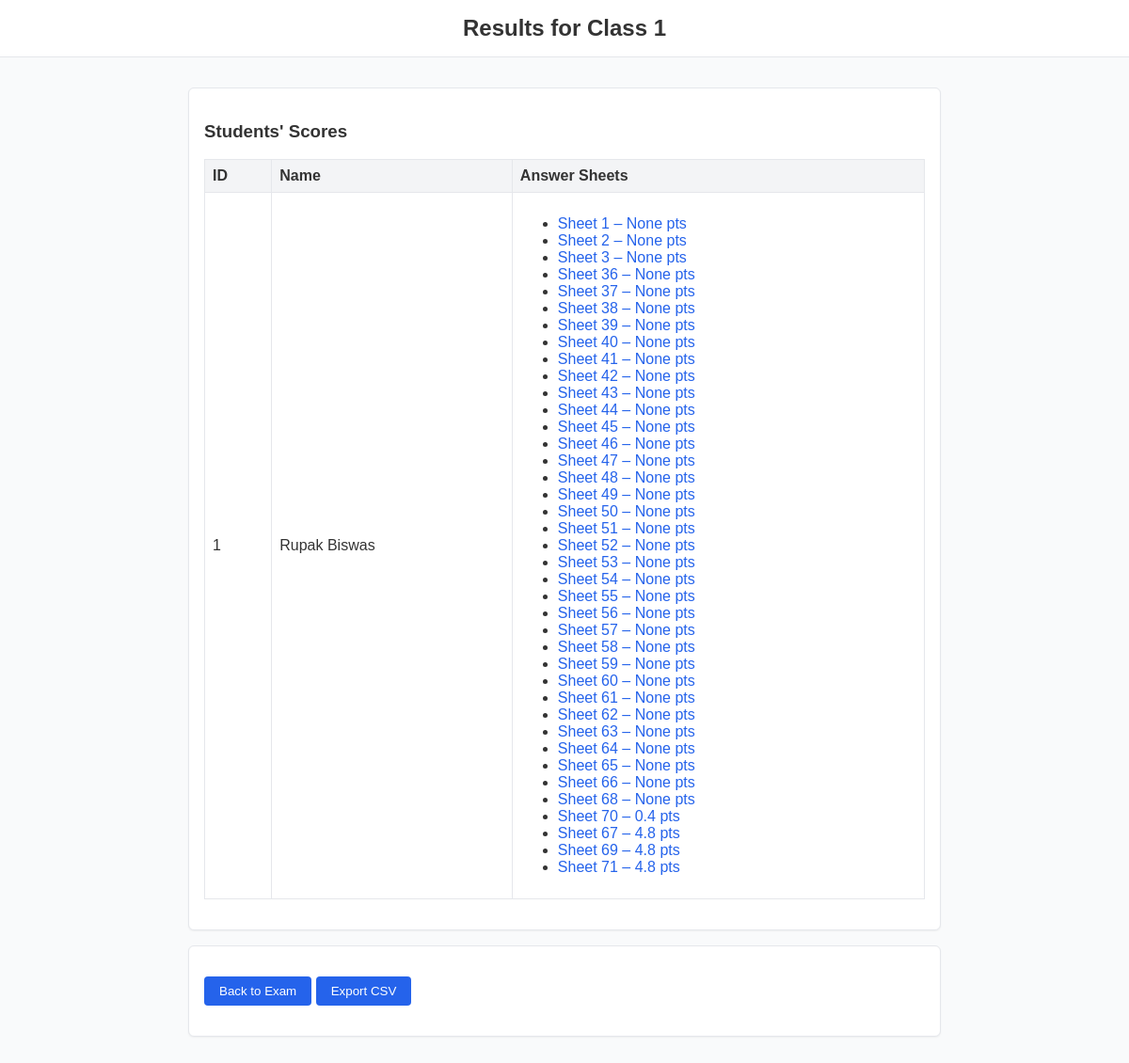
Screenshot of /exams/1/results with the database file from the repository.
### tables this page shows
CREATE TABLE exams (
            id INTEGER PRIMARY KEY AUTOINCREMENT,
            title TEXT NOT NULL,
            subject TEXT NOT NULL,
            instructions TEXT
        );

CREATE TABLE students (
            id INTEGER PRIMARY KEY AUTOINCREMENT,
            exam_id INTEGER NOT NULL,
            name TEXT NOT NULL,
            FOREIGN KEY(exam_id) REFERENCES exams(id) ON DELETE CASCADE
        );

CREATE TABLE answer_sheets (
            id INTEGER PRIMARY KEY AUTOINCREMENT,
            student_id INTEGER NOT NULL,
            filename TEXT NOT NULL,
            extracted_text TEXT,
            evaluated_at TIMESTAMP,
            total_score REAL,
            FOREIGN KEY(student_id) REFERENCES students(id) ON DELETE CASCADE
        );

### src/controllers/routers.py (the view)
@router.get("/exams/{exam_id}/results")
async def exam_results(request: Request, exam_id: int):
    conn = get_db_connection()
    cur = conn.cursor()
    cur.execute("SELECT * FROM exams WHERE id = ?", (exam_id,))
    exam = cur.fetchone()
    if exam is None:
        conn.close()
        raise HTTPException(status_code=404, detail="Exam not found")
    cur.execute(
        """
        SELECT students.id AS student_id, students.name, answer_sheets.id AS sheet_id, answer_sheets.total_score
        FROM students
        LEFT JOIN answer_sheets ON students.id = answer_sheets.student_id
        WHERE students.exam_id = ?
        ORDER BY students.id
        """,
        (exam_id,),
    )
    rows = cur.fetchall()
    students = {}
    for row in rows:
        sid = row["student_id"]
        if sid not in students:
            students[sid] = {"name": row["name"], "sheets": []}
        if row["sheet_id"] is not None:
            students[sid]["sheets"].append({"id": row["sheet_id"], "total_score": row["total_score"]})
    conn.close()
    return templates.TemplateResponse(
        "results.html",
        {
            "request": request,
            "exam": exam,
            "students": students,
        },
    )

### templates/results.html (shortened to what this page needs)
{% extends "base.html" %}
{% block content %}
<header>Results for {{ exam.title }}</header>
<main>
  <div class="card">
    <h3>Students' Scores</h3>
    {% if students %}
    <table>
      <thead><tr><th>ID</th><th>Name</th><th>Answer Sheets</th></tr></thead>
      <tbody>
      {% for sid, data in students.items() %}
        <tr>
          <td>{{ sid }}</td>
          <td>{{ data.name }}</td>
          <td>
            {% if data.sheets %}
            <ul>
              {% for sheet in data.sheets %}
                <li><a href="/answer_sheets/{{ sheet.id }}">Sheet {{ sheet.id }} – {{ sheet.total_score }} pts</a></li>
              {% endfor %}
            </ul>
            {% else %}
            No uploads
            {% endif %}
          </td>
        </tr>
      {% endfor %}
      </tbody>
    </table>
    {% else %}
    <p>No students found.</p>
    {% endif %}
  </div>
  <div class="card">
    <p><a href="/exams/{{ exam.id }}"><button>Back to Exam</button></a>
       <a href="/exams/{{ exam.id }}/export"><button>Export CSV</button></a></p>
  </div>
</main>
{% endblock %}

### static/style.css (style rules this page uses)
body { font-family: sans-serif; margin: 0; padding: 0; background-color: #f9fafb; color: #333; }
header { background-color: #ffffff; border-bottom: 1px solid #e5e7eb; padding: 1rem; text-align: center; font-size: 1.5rem; font-weight: 600; }
main { max-width: 800px; margin: 2rem auto; padding: 0 1rem; }
table { width: 100%; border-collapse: collapse; margin-bottom: 1rem; }
th, td { padding: 0.5rem; border: 1px solid #e5e7eb; text-align: left; }
th { background-color: #f3f4f6; }
input[type="submit"], button { background-color: #2563eb; color: #ffffff; padding: 0.5rem 1rem; border: none; border-radius: 4px; cursor: pointer; }
a { color: #2563eb; text-decoration: none; }
.card { background-color: #ffffff; border: 1px solid #e5e7eb; border-radius: 6px; padding: 1rem; margin-bottom: 1rem; box-shadow: 0 1px 2px rgba(0, 0, 0, 0.05); }

### rows the page displays
exams: title "Class 1"
students: name "Rupak Biswas"
answer_sheets: id "70", total_score "0.4"
answer_sheets: id "67", total_score "4.8"
answer_sheets: id "69", total_score "4.8"
answer_sheets: id "71", total_score "4.8"

### other values shown
{{ sid }} "1"
{{ sheet.id }} "1" "2" "3" "36" "37" "38" "39" "40" "41" "42" "43" "44" "45" "46" "47" "48" "49" "50" "51" "52" "53" "54" "55" "56" "57" "58" "59" "60" "61" "62" "63" "64" "65" "66" "68"
{{ sheet.total_score }} "None" "None" "None" "None" "None" "None" "None" "None" "None" "None" "None" "None" "None" "None" "None" "None" "None" "None" "None" "None" "None" "None" "None" "None" "None" "None" "None" "None" "None" "None" "None" "None" "None" "None" "None"
